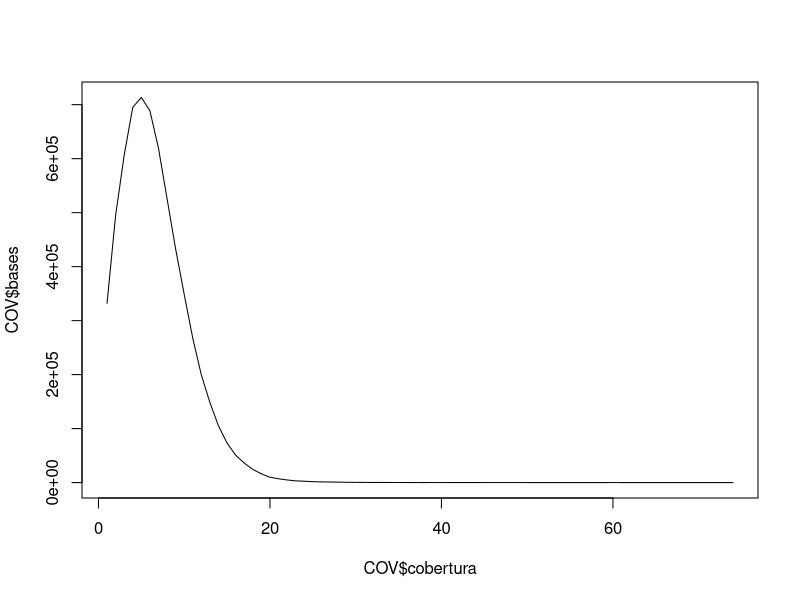
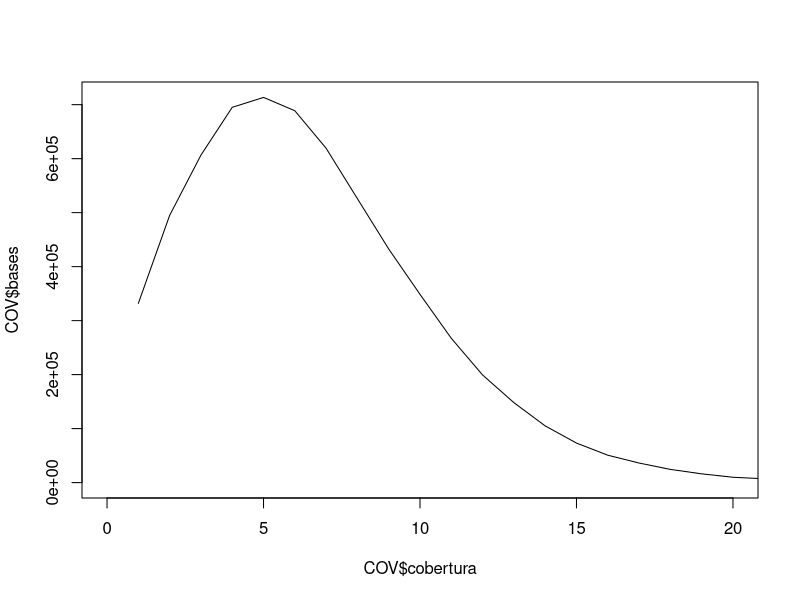

Source code (R) for these figures, in order:
## ---- chunk 1
COV <- read.table('COV.txt',
                  col.names = c('intervalo', 'cobertura', 'bases'))
plot(COV$cobertura, COV$bases, type = 'l')
## ---- chunk 2
COV <- read.table('COV.txt',
                  col.names = c('intervalo', 'cobertura', 'bases'))
plot(COV$cobertura, COV$bases, type = 'l', xlim=c(0,20))
## ---- chunk 3
mean(COV$cobertura)
median(COV$cobertura)
sd(COV$cobertura)
quantile(COV$cobertura)
